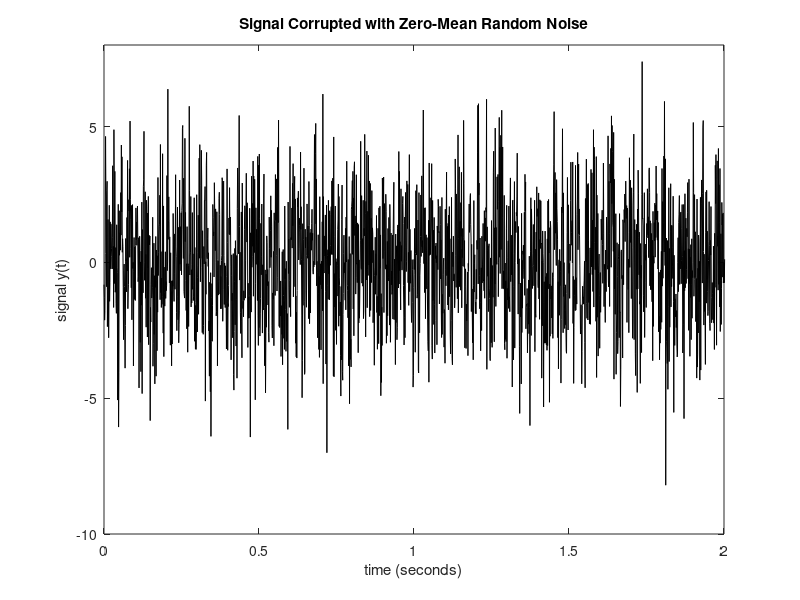
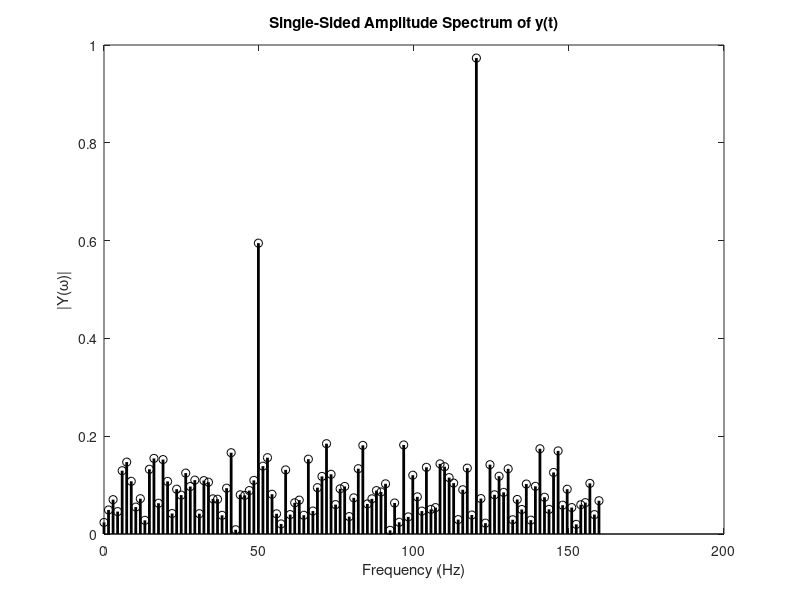
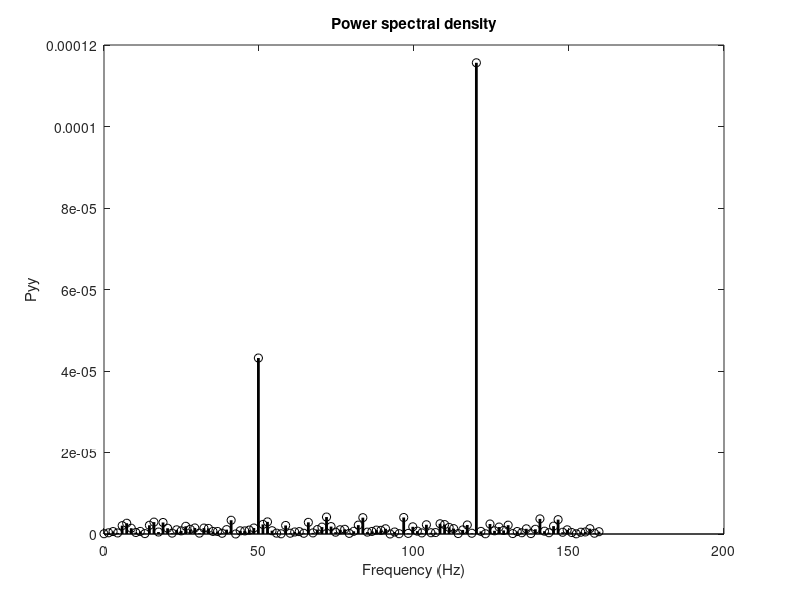

The MATLAB source for these figures, in order:
% ---------Example of the application of FFT------------
% Example of the application of FFT
Fs = 3000; % Sampling frequency
T = 1/Fs; % Sample time
pwr2 = 11;
L = power(2,pwr2); % Length of signal
t = (0:L-1)*T; % Time vector for FFT
% Sum of a 50 Hz sinusoid and a 120 Hz sinusoid
x = 0.7*sin(2*pi*50*t) + sin(2*pi*120*t);
y = x + 2*randn(size(t)); % Sinusoids plus noise at t
plot(Fs*t/1000,y,'k'),axis([0 2 -10 8])
title('Signal Corrupted with Zero-Mean Random Noise')
xlabel('time (seconds)'),ylabel('signal y(t)')
figure(2)
NFFT = 2^nextpow2(L); % Next power of 2 from length of y
Y = fft(y,NFFT)/L;
Pyy = Y.*conj(Y)/L;
f = Fs/2*linspace(0,1,NFFT/2+1);
%
% ---------Plot single-sided amplitude spectrum.--------
FF = 2*abs(Y(1:NFFT/2+1));
stem(f(1,1:110),FF(1,1:110),'k','Linewidth',2)
title('Single-Sided Amplitude Spectrum of y(t)')
xlabel('Frequency (Hz)')
ylabel('|Y(\omega)|')
figure(3)
stem(f(1:110),Pyy(1:110),'k','Linewidth',2)
title('Power spectral density')
xlabel('Frequency (Hz)')
ylabel('Pyy')